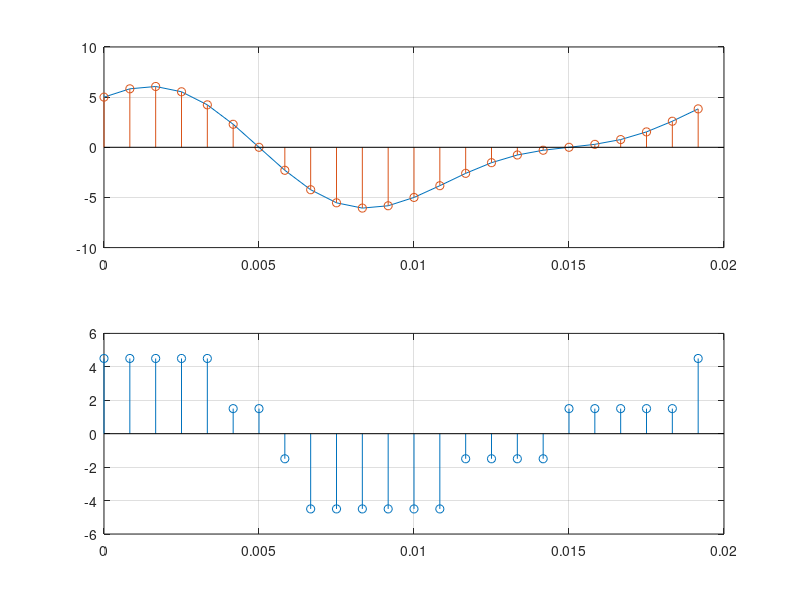

MATLAB code to generate this figure: (Note: this script raises an error after producing the figure.)
clear all,close all,clc
Fs=1200;
t=0:1/Fs:0.02-1/Fs;
x=2*sin(200*pi*t)+5*cos(100*pi*t);
subplot(211),plot(t,x),grid on,hold on,stem(t,x)
% κβαντοποίηση
for i=1:length(x)
    if x(i)<-3
        x(i)=-4.5;
    elseif x(i)<0
        x(i)=-1.5;
    elseif x(i)<3
        x(i)=1.5;
    else
        x(i)=4.5;
    end
end
subplot(212)
hStem=stem(t,x);
grid on
% κωδικοποίηση
X=[];
k=1;
for i=1:length(x)
    if x(i)==-4.5
        X=[X "00"];
    elseif x(i)==-1.5
        X=[X "01"];
    elseif x(i)==1.5
        X=[X "10"];
    else
        X=[X "11"];
    end
    k=k+1;
end
%// Get position of each stem 'bar'. Sorry I don't know how to name them.
X_data = get(hStem, 'XData');
Y_data = get(hStem, 'YData');

%// Assign labels.
for labelID = 1 : numel(X_data)
   text(X_data(labelID), Y_data(labelID) + 3, X{labelID}, 'HorizontalAlignment', 'center','rotation',90);
end
